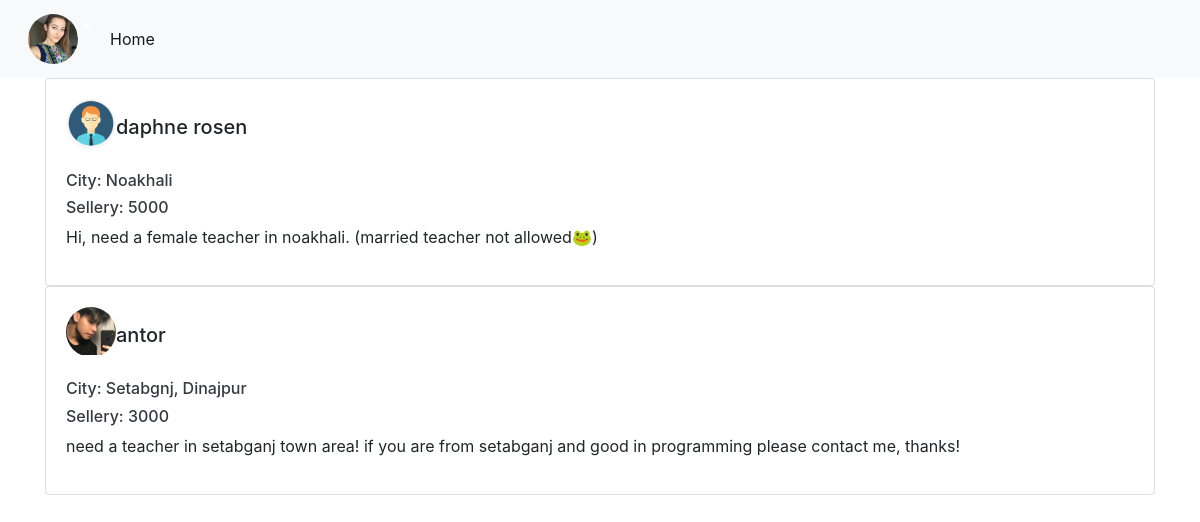
Page /students-post (signed in) on the committed database.
### account/models.py (models this page shows)
class User(AbstractUser):
	is_teacher = models.BooleanField(default=False)
	is_student = models.BooleanField(default=False)

### teacher/models.py (models this page shows, shortened)
class Teacher(models.Model):
	user = models.OneToOneField(User, on_delete=models.CASCADE)
	profile_pic = models.FileField(upload_to='media/teacher', default='static/stud.jpg', null=True)
	is_verified= models.BooleanField(default=False)
	city = models.CharField(max_length=50, null=True)
	bio= models.TextField(null=True)
	subjects = models.ForeignKey(Subject, on_delete=models.CASCADE, null=True)

### student/models.py (models this page shows, shortened)
class Post(models.Model):
	user = models.ForeignKey(User, on_delete=models.CASCADE)
	body = models.TextField()
	sellery = models.CharField(max_length=5)
	city = models.CharField(max_length=50)

class Student(models.Model):
	user = models.OneToOneField(User, on_delete=models.CASCADE)
	profile_pic = models.FileField(upload_to='media/students', default='static/stud.jpg', null=True)
	city = models.CharField(max_length=30, null=True)
	bio = models.TextField(null=True)

### account/decorators.py (the view)
	def wrap(request, *args, **kwargs):
		if request.user.is_teacher:
			return func(request, *args, **kwargs)
		else:
			return redirect('/')

### teacher/views.py (called while the page is built)
@teacher_only
def showPost(request):
	posts = Post.objects.all().order_by('-id')
	context ={'posts':posts}
	return render(request, 'teacher/posts.html',context)

### templates/teacher/posts.html (shortened to what this page needs)
{% extends 'base.html' %}
{% block body %}
<div class="container">
{% for post in posts %}
<div class="card">
  <div class="card-body">
    <div class="circular">
      <img src="{{post.user.student.profile_pic.url}}" alt="" />
    </div>
    <h5 class="mt-3">{{post.user}}</h5>
    <br>
    <h6 class="text-dark">City: {{post.city}}</h6>
        <h6 class="text-dark">Sellery: {{post.sellery}}</h6>
        <p>{{post.body}}</p>
  </div>
</div>
{% endfor %}
</div>
{% endblock %}

### templates/base.html (shortened to what this page needs)
<!doctype html>
<html lang="en">
  <head>
  {% load static %}
    <link rel="stylesheet" href="https://stackpath.bootstrapcdn.com/bootstrap/4.3.1/css/bootstrap.min.css">
  </head>
  <body class="">
    <nav class="navbar navbar-expand-lg navbar-light bg-light">
  {% if user.is_authenticated %}
  {% if user.is_teacher %}
  <div class="bg-light dropdown">
  <button class="bg-light border-0 shadow-none btn btn-secondary dropdown-toggle" type="button" id="dropdownMenuButton" data-toggle="dropdown" aria-haspopup="true" aria-expanded="false">
    <div class="circular">
    {% if user.teacher.profile_pic %}
    <img src="{{user.teacher.profile_pic.url}}">
    {% endif %}
    </div>
  </button>
</div>
{% endif %}
  {% else %}
  <a class="ml-auto btn btn-outline-info btn-sm" href="{% url 'join' %}">Join</a>
    <a class="ml-1 btn btn-info btn-sm" href="{% url 'login' %}">Login</a>
    {% endif %}
  <div class="collapse navbar-collapse" id="navbarTogglerDemo03">
    <ul class="navbar-nav mr-auto mt-2 mt-lg-0">
      <li class="nav-item active">
        <a class="nav-link" href="{% url 'home' %}">Home <span class="sr-only">(current)</span></a>
      </li>
    </ul>
  </div>
</nav>
    {% block body %}
    {% endblock %}
  </body>
</html>

### templates/base.html (style rules this page uses)
a { text-decoration: none; }
.circular { float: left; width: 50px; height: 50px; -webkit-border-radius: 50%; -moz-border-radius: 50%; border-radius: 50%; overflow:hidden; }
.circular img { width:100%; }

### rows in the picture
User: teacher.profile_pic (picture)
Post: user.student.profile_pic (picture), user "daphne rosen", city "Noakhali", sellery "5000", body "Hi, need a female teacher in noakhali. (married teacher not allowed🐸)"
Post: user.student.profile_pic (picture), user "antor", city "Setabgnj, Dinajpur", sellery "3000", body "need a teacher in setabganj town area! if you are from setabganj and good in programming please contact me, thanks!"
